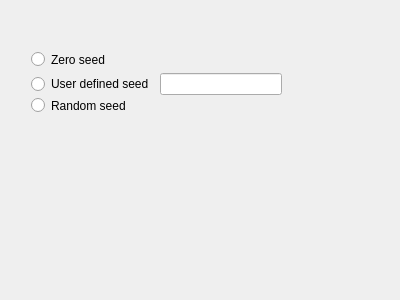
<?xml version="1.0" encoding="UTF-8"?>
<ui version="4.0">
 <class>Form</class>
 <widget class="QWidget" name="Form">
  <property name="geometry">
   <rect>
    <x>0</x>
    <y>0</y>
    <width>400</width>
    <height>300</height>
   </rect>
  </property>
  <property name="windowTitle">
   <string>Random Number Settings</string>
  </property>
  <widget class="QRadioButton" name="ZeroSeed">
   <property name="geometry">
    <rect>
     <x>31</x>
     <y>51</y>
     <width>221</width>
     <height>17</height>
    </rect>
   </property>
   <property name="text">
    <string>Zero seed</string>
   </property>
  </widget>
  <widget class="QRadioButton" name="RandomSeed">
   <property name="geometry">
    <rect>
     <x>31</x>
     <y>97</y>
     <width>161</width>
     <height>17</height>
    </rect>
   </property>
   <property name="text">
    <string>Random seed </string>
   </property>
  </widget>
  <widget class="QWidget" name="layoutWidget">
   <property name="geometry">
    <rect>
     <x>31</x>
     <y>70</y>
     <width>251</width>
     <height>29</height>
    </rect>
   </property>
   <layout class="QHBoxLayout" name="horizontalLayout">
    <item>
     <widget class="QRadioButton" name="UserSeed">
      <property name="text">
       <string>User defined seed</string>
      </property>
     </widget>
    </item>
    <item>
     <widget class="QLineEdit" name="UserSeedEdit"/>
    </item>
   </layout>
  </widget>
 </widget>
 <resources/>
 <connections/>
</ui>
